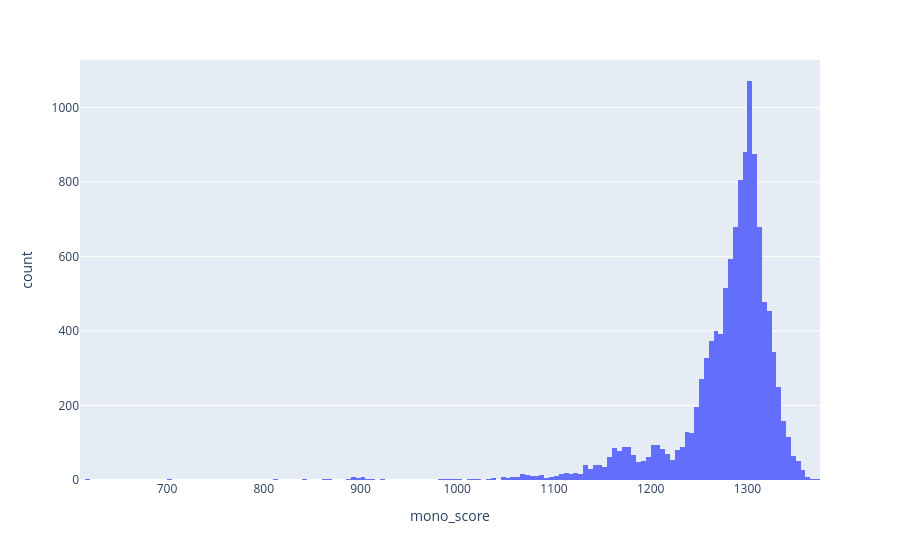

Source (notebook cell):
### Code cell
fig = px.histogram(filtered_df.loc[filtered_df["class"] == "monomeric"], x="mono_score")
fig.show()

### Figure 1 — Plotly figure (JSON) as saved in the notebook; plotly's stock layout.template omitted (floating-point values rounded to 4 significant figures; data arrays with more than 128 entries replaced by an {"elided": "..."} marker saying what was removed)
{"data": [{"bingroup": "x", "hovertemplate": "mono_score=%{x}<br>count=%{y}<extra></extra>", "legendgroup": "", "marker": {"color": "#636efa", "pattern": {"shape": ""}}, "name": "", "orientation": "v", "showlegend": false, "type": "histogram", "x": {"elided": "11959 float values"}, "xaxis": "x", "yaxis": "y"}], "layout": {"barmode": "relative", "legend": {"tracegroupgap": 0}, "margin": {"t": 60}, "xaxis": {"anchor": "y", "domain": [0, 1], "title": {"text": "mono_score"}}, "yaxis": {"anchor": "x", "domain": [0, 1], "title": {"text": "count"}}}}
